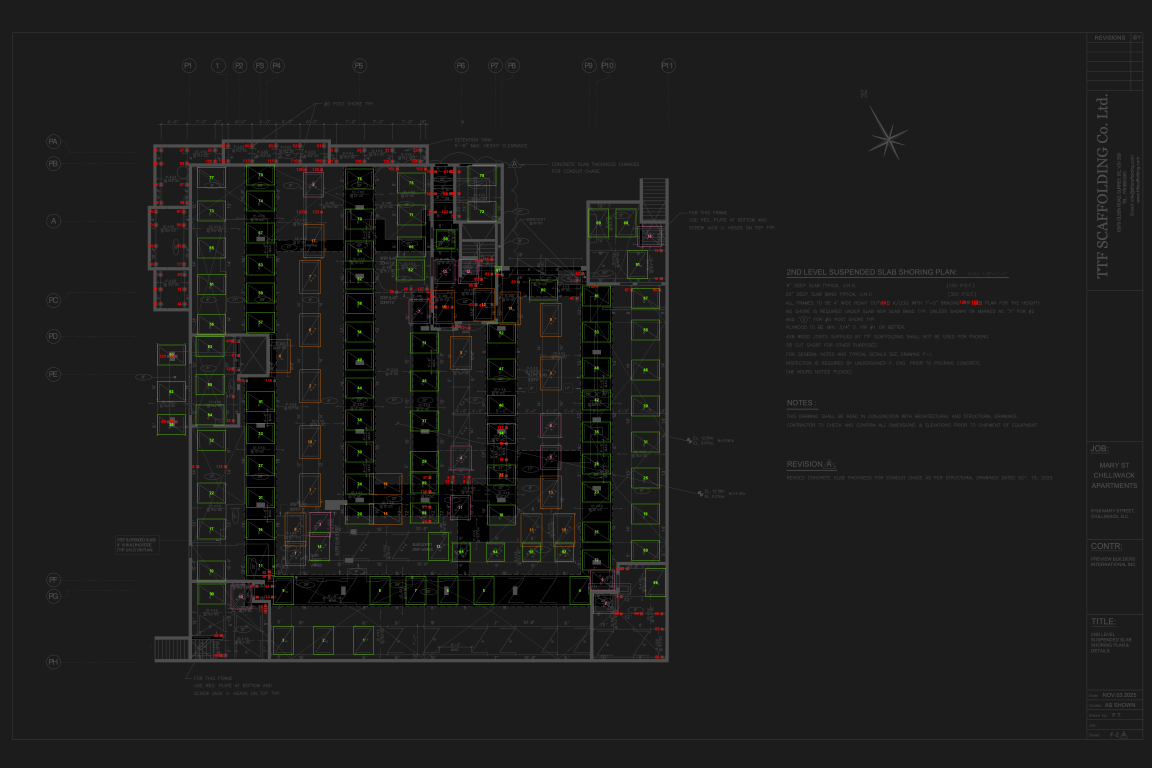
#> input picture files/Step10-results.png, 3456 x 2304 px (shown at 1/3 size)
$ python -i Step10.py   (imports and definitions only)
#> lines starting #> are read from the running program, lines starting #| are printed output that depends on the picture; after the words box and inside, x2 and y2 are one past the last pixel; in counts of white or black regions, pixels touching at a corner belong together
#!/usr/bin/env python3
"""
Contour-based Object Detection for Orange Rectangles
Uses OpenCV contour detection to find individual orange rectangles
"""

import re
import math
import os
import cv2
import numpy as np
from pathlib import Path
import argparse
import cairosvg
import io
from PIL import Image
import sys
import json
sys.path.append(os.path.join(os.path.dirname(__file__), '..'))


# [20 lines left out: function svg_to_image, not called in this run]

def detect_orange_rectangles(image_path, output_path='results.png'):
    """Detect individual orange rectangles using contour detection"""
#> called with image_path = '../files/Step10-results.png', output_path = 'results.png'

    print(f"Processing image: {image_path}")

    # Check if input is SVG and convert if needed
    if str(image_path).lower().endswith('.svg'):
        print("Converting SVG to image for processing...")
        pil_image = svg_to_image(image_path)
        if pil_image is None:
            return 0, []

        # Convert PIL Image to OpenCV format
        img = cv2.cvtColor(np.array(pil_image), cv2.COLOR_RGB2BGR)
    else:
        # Read image directly if it's not SVG
        img = cv2.imread(str(image_path))
#> img is the input picture: shape (2304, 3456, 3); mean B, G, R 28.2, 29.3, 29.3

    if img is None:
        print(f"Error: Could not read image {image_path}", "error")
        return 0, []

    # Convert to HSV for better color detection
    hsv = cv2.cvtColor(img, cv2.COLOR_BGR2HSV)
#> hsv: shape (2304, 3456, 3); mean H, S, V 0.6, 2.9, 29.9

    # Define orange color range in HSV for #fb7905
    # Convert #fb7905 to HSV: H=25, S=245, V=251 (bright orange)
    # Adjust range to catch variations in lighting and image quality
    lower_orange = np.array([10, 100, 100])   # Darker orange
    upper_orange = np.array([35, 255, 255])   # Lighter orange

    # Create mask for orange objects
    orange_mask = cv2.inRange(hsv, lower_orange, upper_orange)
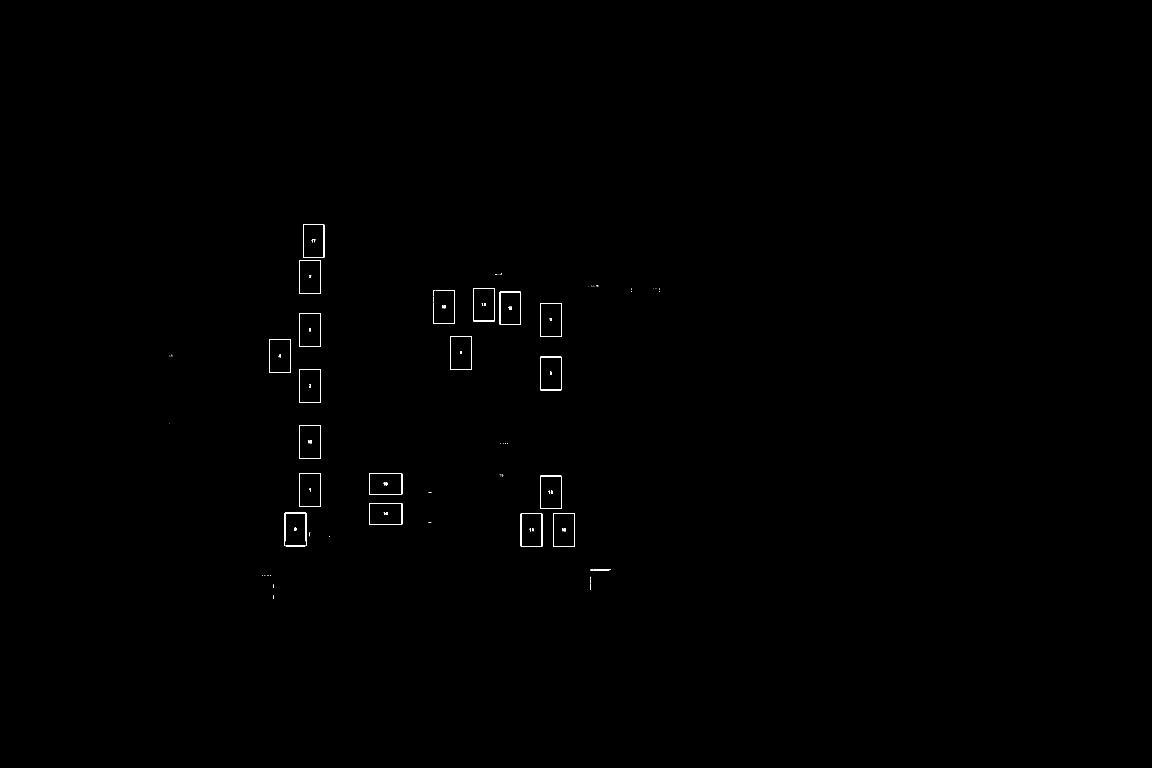
#> orange_mask: shape (2304, 3456) (shown at 1/3 size); 0.17% white in thin lines or dots, all inside (x1, y1, x2, y2) = (508, 673, 1980, 1796)

    # Apply morphological operations to clean up the mask
    kernel = np.ones((3,3), np.uint8)
    orange_mask = cv2.morphologyEx(orange_mask, cv2.MORPH_CLOSE, kernel)
    orange_mask = cv2.morphologyEx(orange_mask, cv2.MORPH_OPEN, kernel)
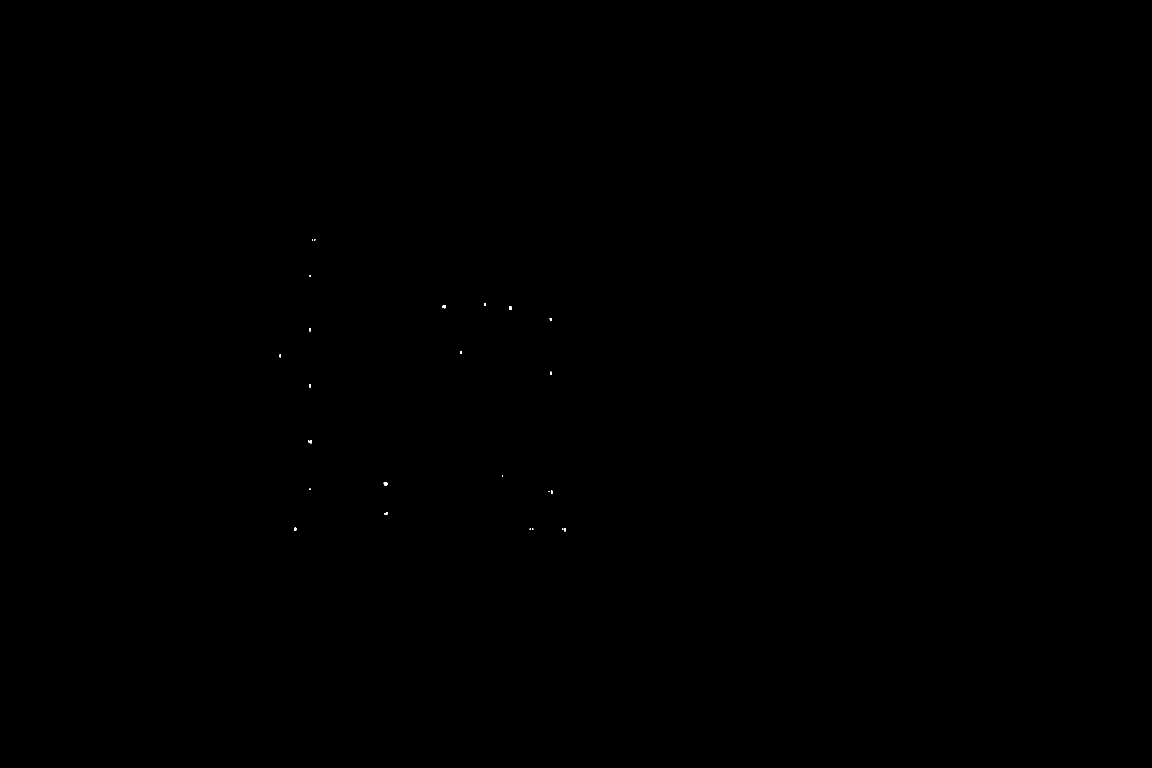
#> orange_mask: shape (2304, 3456) (shown at 1/3 size); 0.01% white; 24 white regions (9 under 20 px)

    # Find contours
    contours, _ = cv2.findContours(orange_mask, cv2.RETR_EXTERNAL, cv2.CHAIN_APPROX_SIMPLE)
#> contours = 24 contours, 9 with area under 20; largest, box (x1, y1, x2, y2) and area: (1151, 1447, 1162, 1456) 68, (1527, 920, 1536, 929) 63, (924, 1321, 936, 1330) 58, (1328, 916, 1337, 925) 54, (927, 985, 933, 994) 36

    # Filter contours based on area and shape
    valid_contours = []
    for contour in contours:
        area = cv2.contourArea(contour)

        # Filter by area — real orange frames are ~5,200 px²; reject anything
        # dramatically smaller (e.g. 37×13 noise blobs).
        if 2000 < area < 10000:
            # Get bounding rectangle
            x, y, w, h = cv2.boundingRect(contour)

            # Check aspect ratio (rectangles can have various aspect ratios)
            aspect_ratio = w / h if h > 0 else 0
            if 0.2 < aspect_ratio < 5.0:
                # Minimum dimensions — legit orange frames are ~56×92, so
                # require both sides to be at least 30px.
                if w >= 30 and h >= 30:
                    valid_contours.append((contour, x, y, w, h, area))
#> this loop made 24 passes
#> area on passes 4, 5, 6, 8, 10, 12, 13, 14, 15, 16, 17, 18: 31.5, 34, 34.5, 28, 68, 58, 28.5, 25.5, 26, 31.5, 35.5, 34
#> after the loop, valid_contours = []

    print(f"Found {len(valid_contours)} initial contours")
#| Found 0 initial contours

    # Group nearby contours to identify individual rectangles
    if len(valid_contours) > 0:
        # Sort by area to prioritize larger contours
        valid_contours.sort(key=lambda x: x[5], reverse=True)

        # Group contours that are close to each other
        grouped_contours = []
        used_indices = set()

        for i, (contour, x, y, w, h, area) in enumerate(valid_contours):
            if i in used_indices:
                continue

            # Find contours that are close to this one
            nearby_contours = [(contour, x, y, w, h, area)]
            used_indices.add(i)

            center_x = x + w/2
            center_y = y + h/2

            for j, (contour2, x2, y2, w2, h2, area2) in enumerate(valid_contours):
                if j in used_indices:
                    continue

                center_x2 = x2 + w2/2
                center_y2 = y2 + h2/2

                # Calculate distance between centers
                distance = ((center_x - center_x2)**2 + (center_y - center_y2)**2)**0.5

                # If contours are very close, group them
                if distance < 25:  # Adjust based on your rectangle spacing
                    nearby_contours.append((contour2, x2, y2, w2, h2, area2))
                    used_indices.add(j)

            # Calculate combined bounding box for the group
            if nearby_contours:
                min_x = min(c[1] for c in nearby_contours)
                min_y = min(c[2] for c in nearby_contours)
                max_x = max(c[1] + c[3] for c in nearby_contours)
                max_y = max(c[2] + c[4] for c in nearby_contours)

                group_w = max_x - min_x
                group_h = max_y - min_y

                # Apply aspect ratio constraint to grouped bounding boxes
                group_aspect_ratio = group_w / group_h if group_h > 0 else 0
                if 0.2 < group_aspect_ratio < 5.0:  # Same tolerance as individual contours
                    grouped_contours.append((nearby_contours, min_x, min_y, group_w, group_h))
                else:
                    # If grouped bounding box doesn't meet aspect ratio, treat each contour individually
                    for contour, x, y, w, h, area in nearby_contours:
                        grouped_contours.append(([(contour, x, y, w, h, area)], x, y, w, h))

        valid_contours = grouped_contours
        print(f"Grouped into {len(valid_contours)} rectangles")

    # Create result image by copying the original image
    result_img = img.copy()

    # List to store rectangle data
    rectangles_data = []

    # Draw results
    # Draw contours and bounding boxes
    for i, (contours_group, x, y, w, h) in enumerate(valid_contours):
        # Draw all contours in the group in red (#ff0000)
        for contour, _, _, _, _, _ in contours_group:
            cv2.drawContours(result_img, [contour], -1, (0, 0, 255), 2)  # Red color (BGR)

        # Draw bounding box around the group in red (#ff0000)
        cv2.rectangle(result_img, (int(x), int(y)), (int(x + w), int(y + h)), (0, 0, 255), 2)

        # Add label in white
        label = f"{i+1}"
        cv2.putText(result_img, label, (int(x), int(y)-10),
                   cv2.FONT_HERSHEY_SIMPLEX, 0.7, (255, 255, 255), 2)

        # Store rectangle data
        rectangle_info = {
            "id": i + 1,
            "x": float(x),
            "y": float(y),
            "width": float(w),
            "height": float(h),
            "contours_count": len(contours_group),
            "center_x": float(x + w/2),
            "center_y": float(y + h/2)
        }
        rectangles_data.append(rectangle_info)

        pass  # rectangle detected
#> this loop made 0 passes
#> after the loop, rectangles_data = []

    # Save result
    if output_path.lower().endswith('.svg'):
        # Convert back to PIL and save as SVG-compatible format
        result_pil = Image.fromarray(cv2.cvtColor(result_img, cv2.COLOR_BGR2RGB))
        # For now, save as PNG with SVG extension (you might want to convert back to SVG)
        png_path = output_path.replace('.svg', '.png')
        cv2.imwrite(png_path, result_img)
        print(f"Result saved as: {png_path} (PNG format)")
    else:
        cv2.imwrite(output_path, result_img)
        print(f"Result saved as: {output_path}")
    print(f"Total rectangles detected: {len(valid_contours)}")
#| Total rectangles detected: 0

    return len(valid_contours), rectangles_data

# [314 lines left out: functions save_rectangles_to_json, parse_path_data, calculate_bounding_box, path_to_rect, process_svg_colors, run_step10 and 1 more, not called in this run]

# [31 lines not run here, left out]

>>> result = detect_orange_rectangles('../files/Step10-results.png')
#> result = (0, [])

$ run again, on files/Step11-results.png
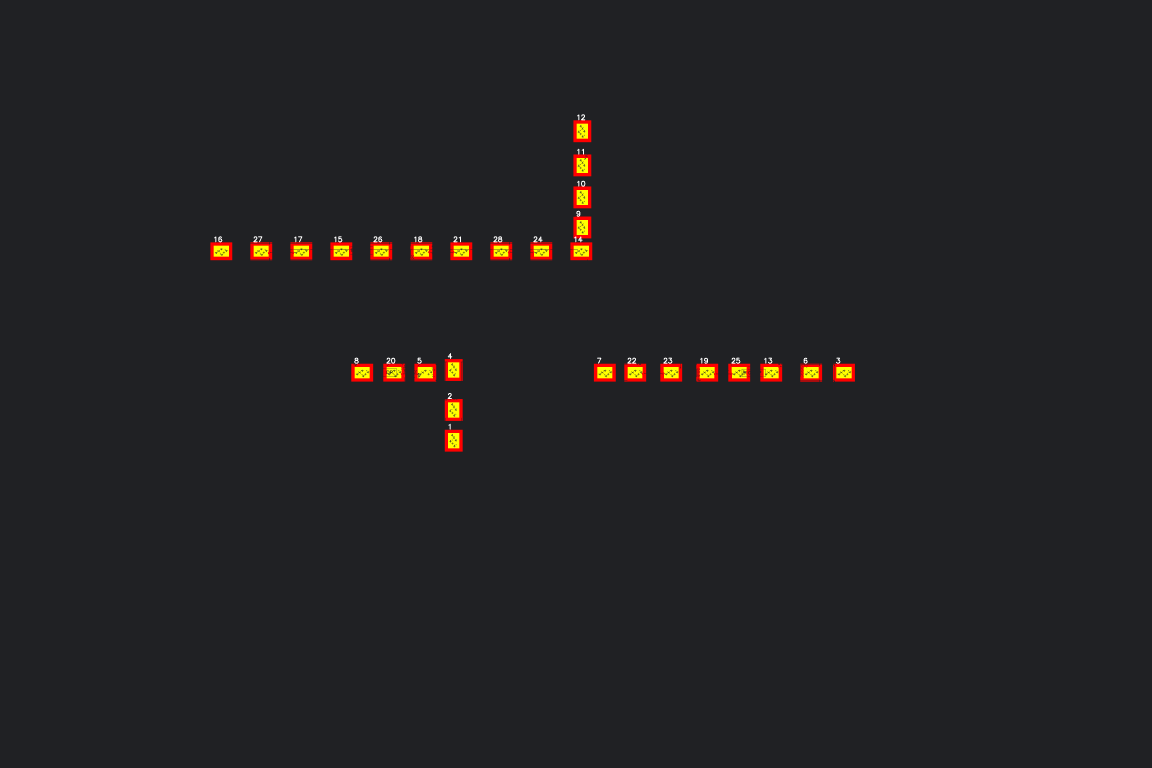
#> input picture files/Step11-results.png, 3456 x 2304 px (shown at 1/3 size)
#> in detect_orange_rectangles, img is the input picture: shape (2304, 3456, 3); mean B, G, R 35.7, 34, 34.7
#> hsv: shape (2304, 3456, 3); mean H, S, V 111.7, 30.7, 38.7
#> in detect_orange_rectangles, `orange_mask = cv2.inRange(hsv, lower_orange, upper_orange)`:
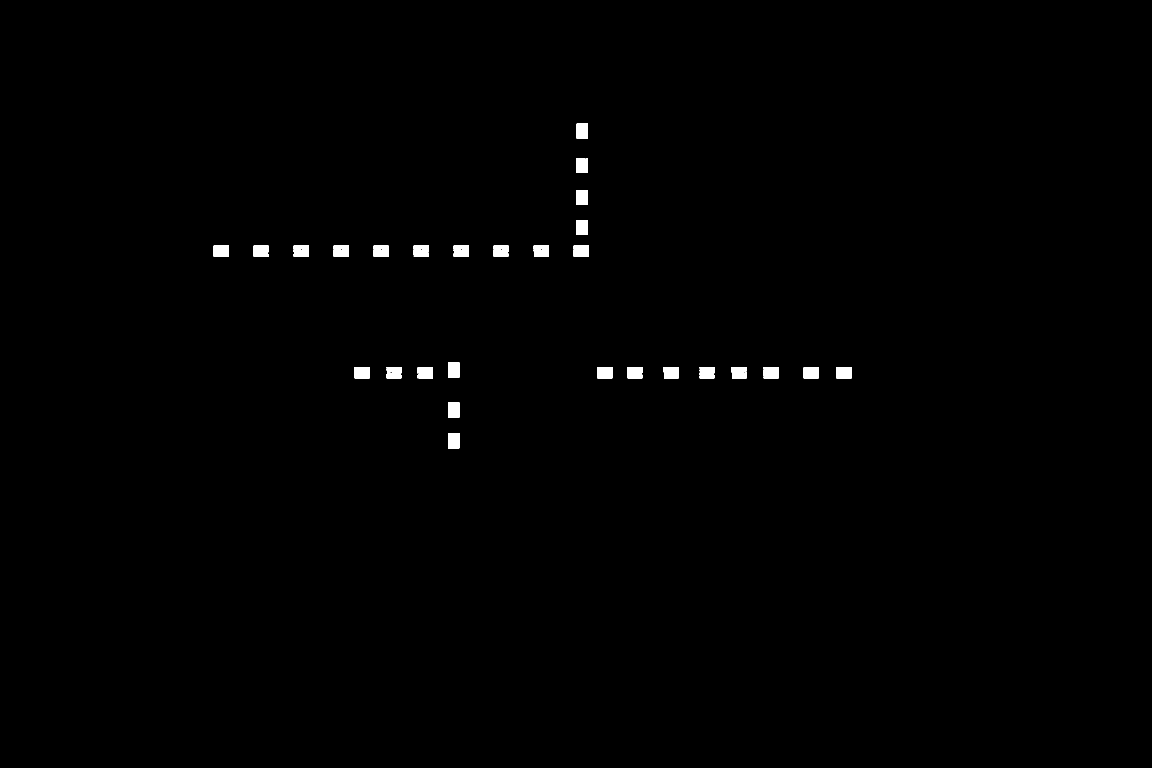
#> orange_mask: shape (2304, 3456) (shown at 1/3 size); 0.5% white; 39 white regions (4 under 20 px), largest, box (x1, y1, x2, y2) and area: (1344, 1207, 1378, 1253) 1485, (2509, 1101, 2555, 1135) 1483, (1344, 1087, 1378, 1133) 1478
#> contours = 28 contours; largest, box (x1, y1, x2, y2) and area: (1344, 1299, 1378, 1345) 1485, (1344, 1207, 1378, 1253) 1485, (2509, 1101, 2555, 1135) 1485, (1344, 1087, 1378, 1133) 1485, (1253, 1101, 1299, 1135) 1476
#> the loop in detect_orange_rectangles, `for contour in contours:` made 28 passes
#> (contour, area) on passes 1, 2, 3, 4, 10, 13, 14: ([[1344, 1299], [1344, 1344], [1377, 1344], [1377, 1299]], 1485), ([[1344, 1207], [1344, 1252], [1377, 1252], [1377, 1207]], 1485), ([[2509, 1101], [2509, 1134], [2554, 1134], [2554, 1101]], 1485), ([[2411, 1101], [2411, 1134], [2455, 1134], [2455, 1101]], 1452), ([[1792, 1101], [1792, 1134], [1836, 1134], [1836, 1101]], 1452), ([[1064, 1101], [1064, 1134], [1108, 1134], [1108, 1101]], 1452), ([[1344, 1087], [1344, 1132], [1377, 1132], [1377, 1087]], 1485)
#> after the loop in detect_orange_rectangles, `for contour in contours:`: valid_contours = []
#| Found 0 initial contours
#| Total rectangles detected: 0
#> result = (0, [])
